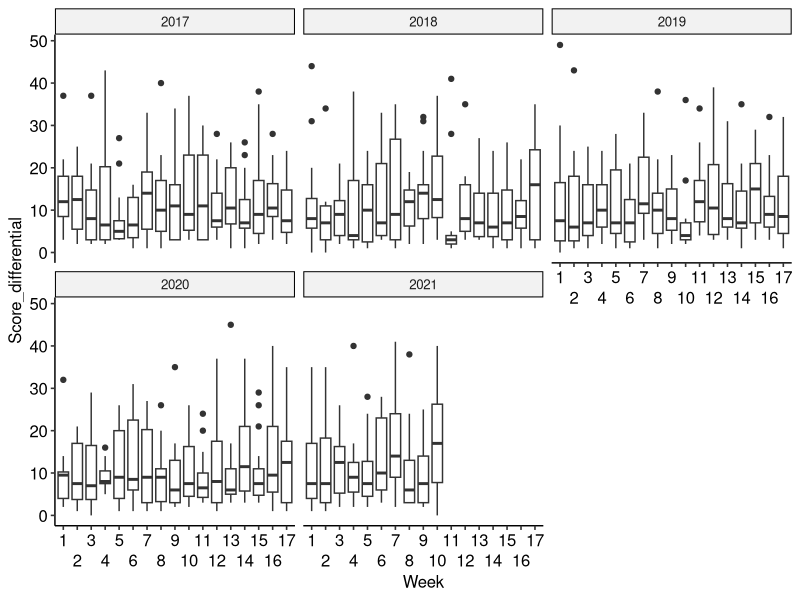
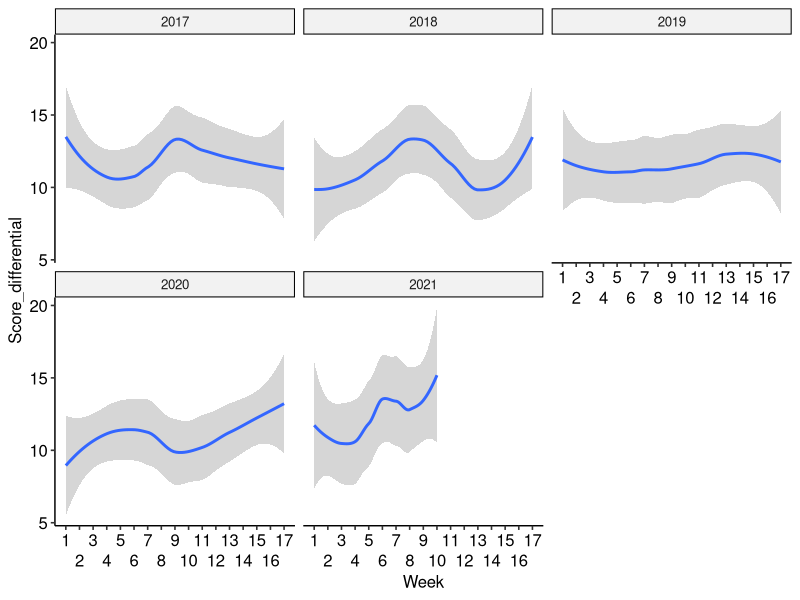
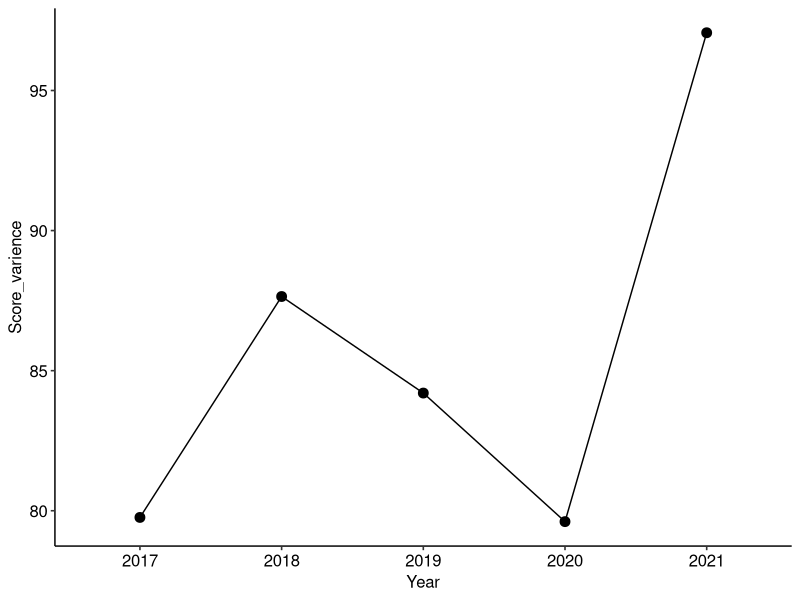

These figures' R source, in order:
## ---- chunk 1
knitr::opts_chunk$set(echo = TRUE)
library('ggplot2')
library('ggpubr')
library('emmeans')
theme_set(theme_pubr())
## ---- chunk 2
Scores <- read.csv("NFL_SCORES_2017-2021.txt", header=TRUE, sep= "\t")
Scores$Score_differential <- abs(Scores$Score_away - Scores$Score_home)
Scores$Week <- as.factor(Scores$Week)
summary(Scores)
## ---- chunk 3
ggplot(Scores, aes(x=Week, y=Score_differential)) +
  geom_boxplot() +
  scale_x_discrete(breaks = seq(1,17,1), guide = guide_axis(n.dodge=2)) +
  facet_wrap(~Year)

ggplot(Scores, aes(x=Week, y=Score_differential)) +
  geom_smooth(aes(as.numeric(Week), Score_differential), method = "loess") +
  scale_x_continuous(breaks = seq(1,17,1), guide = guide_axis(n.dodge=2)) +
  facet_wrap(~Year)
## ---- chunk 4
Score_varience <- c(var(Scores[Scores$Year == 2017, ]$Score_differential),
                    var(Scores[Scores$Year == 2018, ]$Score_differential),
                    var(Scores[Scores$Year == 2019, ]$Score_differential),
                    var(Scores[Scores$Year == 2020, ]$Score_differential),
                    var(Scores[Scores$Year == 2021, ]$Score_differential))
Score_varience <- as.data.frame(Score_varience)

Score_varience$Year <- c(2017,2018,2019,2020,2021)
Score_varience$Year <- as.factor(Score_varience$Year)


ggplot(Score_varience, aes(x=Year, y=Score_varience)) +
  geom_point(size = 3) +
  geom_line(aes(x=as.numeric(Year)))
